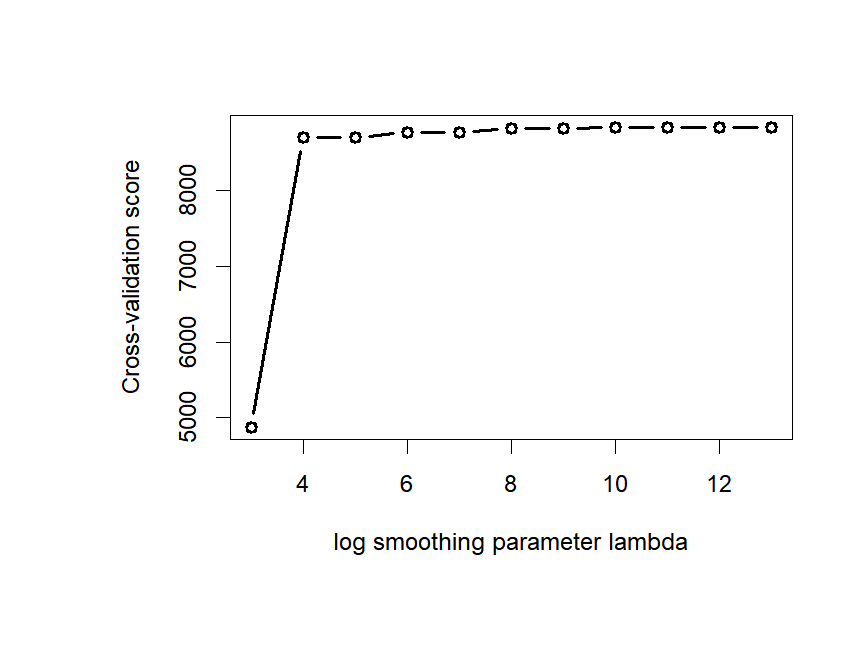

This figure's R source:
#y matrix
rm(list=ls())
library(dplyr)
library(plyr)
library(tidyverse)
library(tibble)
library(ggplot2)
library(fda)
# Load packages
library(caret)

df <- read.csv("C:/Users/Jenny/Desktop/4F90/FDA/dataset/ON_DAILY/X.csv")
Y <- read.csv("C:/Users/Jenny/Desktop/4F90/FDA/dataset/NFDB_point_stats/NFDB_point_txt/fireNOON.csv")
#date <- read.csv("C:/Users/Jenny/Desktop/4F90/FDA/dataset/NFDB_point_stats/NFDB_point_txt/cldweek.csv")

empty <- matrix(data = 0, ncol = 52)
yset1 = 1514:1908
yset2 = 1909:2303
yset3 = 2304:2698
yset4 = 2699:3093
yset5 = 3094:3488
yset = 1514:2698
#yset <- rbind(yset, yset5)
#yset <- rbind(yset, yset5) # 5,1-3
# 1975 = 5*395
for(i in c(3094:3488,1514:2698)){
  for (i in i){
    new <-rbind(empty,df$precipitation[(i-1):(i-52)]) # previous 52 week 
    #print(new)
    empty <- new
  }
}                                            
Xmatrixtrain <- new[-1,] # matrix value - X train
firetrain <- Y[c(3094:3488,1514:2698),2] # NOofFire - Y
ytrain = log(firetrain)
ytrain[ytrain == "-Inf"]<- 0
new <- NULL
empty <- NULL
argvals = seq(0,52, len = 52)
nbasis =13
basisobj = create.bspline.basis(c(0,52),nbasis)
#plot(basisobj)
xstrain = smooth.basis(argvals=argvals, y=t(Xmatrixtrain), fdParobj=basisobj) 
xtrain<-xstrain$fd # fda function

xlisttrain = vector("list",2)
xlisttrain[[1]] = rep(1,1580)
xlisttrain[[2]] = xtrain
# test

# 1975 = 5*395
for(i in yset4){
  for (i in i){
    new <-rbind(empty,df$precipitation[(i-1):(i-52)]) # previous 52 week 
    #print(new)
    empty <- new
  }
}                                                                                                                                                                                                                                                                                                                                                                                                                                                                                                                                                                                                                                                                                                                                                                                                                                                                                                                                                                                                                                                                                                                                                                                                                                                                                                                                                                                                                                                                                                                                                                                                                                                                                                                                                                                                                                                                                                                                                                                                                                                                                                                                                                                                                                                                                                                                                                                                                                                                                                                                                                                                                                                                                                                                                                                                                                                                       

Xmatrixtest <- new # matrix value - X
firetest <- Y[yset4,2] # NOofFire - Y
ytest = log(firetest)
ytest[ytest == "-Inf"]<- 0
xstest = smooth.basis(argvals=argvals, y=t(Xmatrixtest), fdParobj=basisobj) 
xtest<-xstest$fd # fda function

xlisttest = vector("list",2)
xlisttest[[1]] = rep(1,length(yset4))
xlisttest[[2]] = xtest

# create a constant basis for the intercept
conbasis   = create.constant.basis(c(0,52))
#quartz()
#plot(conbasis)

#--------------- Select the optimal lambda ---------------# 
loglam = seq(3,13,1)
nlam   = length(loglam)
SSE.CV = rep(NA,nlam)
for (ilam in 1:nlam) {
  print(paste("log lambda =", loglam[ilam]))
  lambda     = 10^(loglam[ilam])
  # Define the small number of basis functions for beta(t)
  # We do not use roughness penalty here
  nbasis =ilam # seq(3,100,by = 5) 
  betabasis5 = create.fourier.basis(c(0,52),nbasis)
  betalist1  = vector("list",2)
  betalist1[[1]] = conbasis
  betalist1[[2]] = betabasis5
  
  fRegressList1 =  fRegress(ytrain,xlisttrain,betalist1)
  names(fRegressList1)
  betaestlist1  = fRegressList1$betaestlist
  length(betaestlist1)
  # betaestlist1 has two elements. The first element is the intercept
  # The second element is the slope beta(t)
  
  # obtain beta(t)
  tempbetafd1   = betaestlist1[[2]]$fd
  
  #quartz()
  par(mfrow=c(1,1),mar = c(8, 8, 4, 2))
  plot(tempbetafd1, xlab="Precipitation", ylab="Beta for Fire")
  
  #predict 
  ytestfit = predict(fRegressList1, newdata=xlisttest$xtest, se.fit = FALSE)
  
  SSE.CV[ilam] = sum((ytest-ytestfit)^2) # Square Prediction Error  
  print(ilam) 
} 
plot(loglam,  SSE.CV, type="b", col=1,lty=1, lwd=2,
     xlab="log smoothing parameter lambda",
     ylab="Cross-validation score", cex.lab=1,cex.axis=1)
#plot(log(lambda), cv.lam, type="l", col=2,lty=1, lwd=2,ylab="CV") 
SSE.CV.opt = lambda[which.min(SSE.CV )] 
SSE.CV.opt 

#L = Xmatrixtrain%*%ginv(t(Xmatrixtrain)%*%Xmatrixtrain+cv.lam.opt)%*%t(Xmatrixtrain) 
#yhatcv = L%*%yset

#plot(X,yset,main="CV",xlab="log(Precipitation)",ylab="log(Fire)") 
#lines(x,yhatcv,col="green", lwd=2) 
